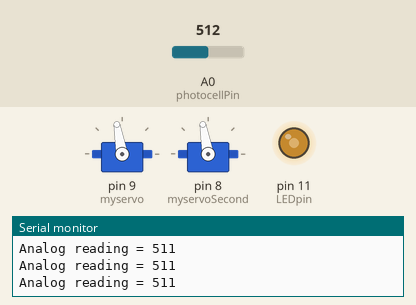
Recording of a sketch running on a simulated Arduino Uno, built with avr-gcc and run on an emulated ATmega328P. Parts: 2 × servo, output pins drawn as LEDs (lit = HIGH), the last lines printed to the serial monitor. The test bench sets the inputs (shaded band); at power-on: A0 (photocellPin) = 512.

Above: at 1.2 s.
1.3 s: A0 (photocellPin) set to 25
At 2.3 s:
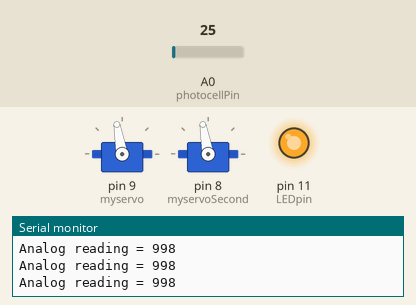
2.8 s: A0 (photocellPin) set to 20
At 3.8 s:
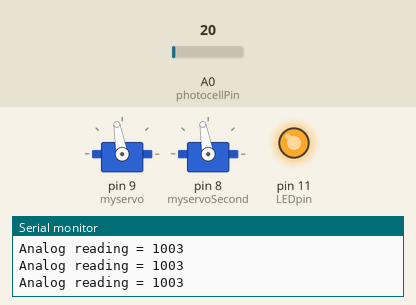
4.3 s: A0 (photocellPin) set to 306
At 5.2 s:
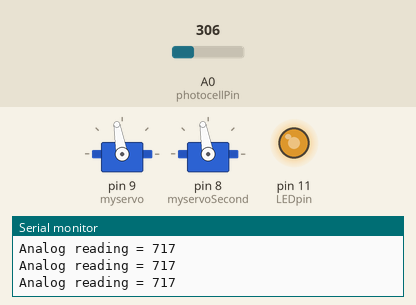
5.8 s: A0 (photocellPin) set to 995
At 7.0 s:
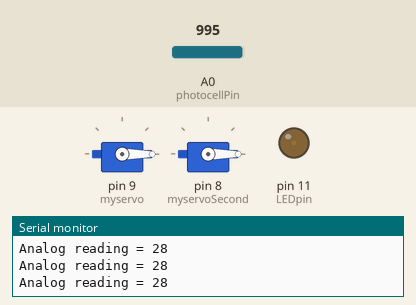
7.3 s: A0 (photocellPin) set to 1014
At 8.4 s:
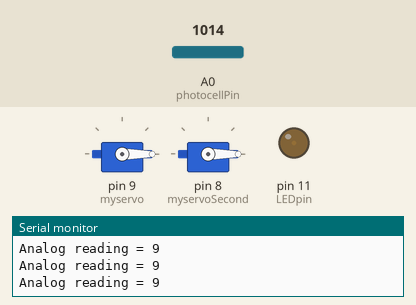
10.3 s: A0 (photocellPin) set to 900
At 10.6 s:
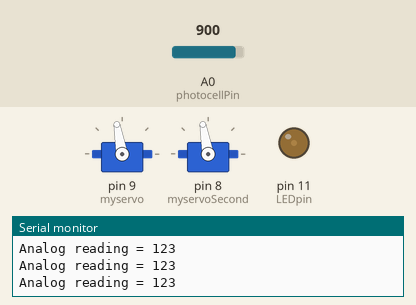
Timing chart, 0 to 12.8 s (numbered marks = the images above; inputs shaded):
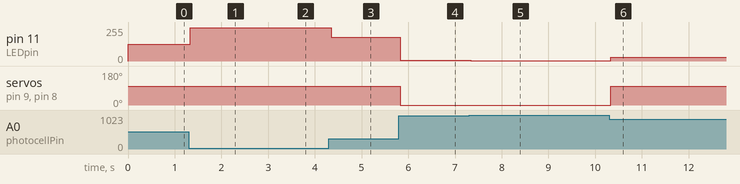

Measured:
- after the input at 1.3 s, pin 11 (LEDpin): 127/255 → 248/255 at once
- after the input at 2.8 s, pin 11 (LEDpin): 248/255 → 250/255 at once
- after the input at 4.3 s, pin 11 (LEDpin): 250/255 → 178/255 after 0.05 s
- after the input at 5.8 s, pin 11 (LEDpin): 178/255 → 6/255 at once; servo on pin 9 (myservo), servo on pin 8 (myservoSecond): 100° → 0° at once
- after the input at 7.3 s, pin 11 (LEDpin): 6/255 → 2/255 at once
- after the input at 10.3 s, pin 11 (LEDpin): 2/255 → 30/255 at once; servo on pin 9 (myservo), servo on pin 8 (myservoSecond): 0° → 100° at once

The sketch:

PRdynamicFacade.ino
```cpp
// https://learn.adafruit.com/photocells/arduino-code used code example in some places

#include <Servo.h>
int pos = 0;    // variable to store the servo position
int photocellPin = 0;     // the cell and 10K pulldown are connected to a0
int photocellReading;     // the analog reading from the sensor divider
int LEDpin = 11;          // connect Red LED to pin 11 (PWM pin)
int LEDbrightness;

Servo myservo;  // create servo object to control a servo
Servo myservoSecond;  // create second servo object to control a servo


void setup() {
  myservo.attach(9);  // attaches the servo on pin 9 to the servo object
  myservoSecond.attach(8);
  Serial.begin(9600);
}

void loop() {
  photocellReading = analogRead(photocellPin);


  // LED gets brighter the darker it is at the sensor
  // that means we have to -invert- the reading from 0-1023 back to 1023-0
  photocellReading = 1023 - photocellReading;

  Serial.print("Analog reading = ");
  Serial.println(photocellReading);     // the raw analog reading
  //now we have to map 0-1023 to 0-255 since thats the range analogWrite uses
  LEDbrightness = map(photocellReading, 0, 1023, 0, 255);
  analogWrite(LEDpin, LEDbrightness);

  // rotates both servoes when brightness over 70
  if(photocellReading>70){
   myservo.write(100);
   myservoSecond.write(100);
   }else{
    myservo.write(0);
    myservoSecond.write(0);
    };

}
```
